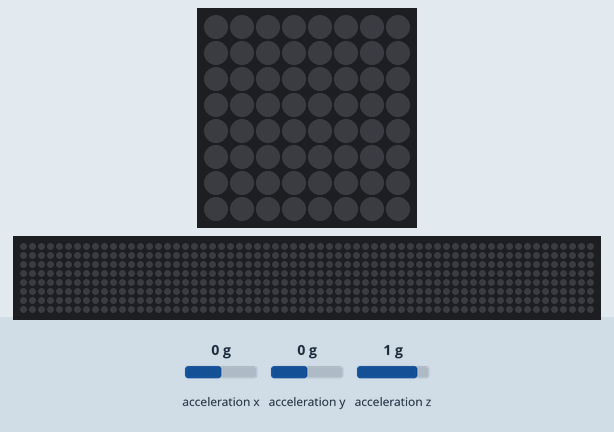
This program was run on a simulated Raspberry Pi (BCM pin numbers) with a Sense HAT. Parts: the Sense HAT's 8×8 RGB LED matrix, a strip that is not on the board, showing the scrolling text unrolled. The test bench sets the inputs (shaded band); at power-on: acceleration x 0 g, acceleration z 1 g, acceleration y 0 g. Random numbers come from a fixed seed; the 64×8 strip is a reading aid, not a part: it shows the text the matrix is scrolling, unrolled, one strip-width of it at a time.

Above: at 1.2 s.
1.3 s: acceleration x set to -1.4 g
At 1.45 s:
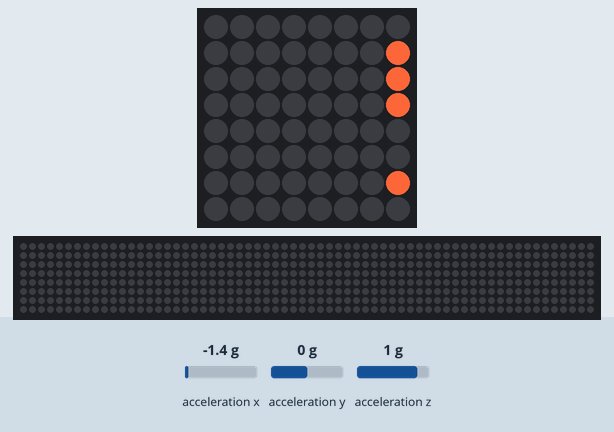
At 1.95 s:
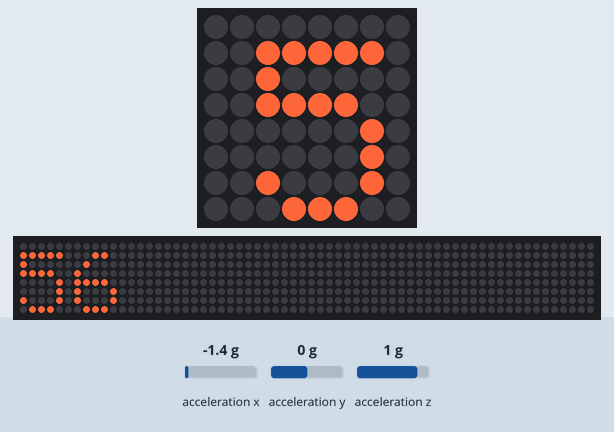
3.2 s: acceleration x set to -0.8 g
4.8 s: acceleration z set to -1.4 g
At 5.05 s:
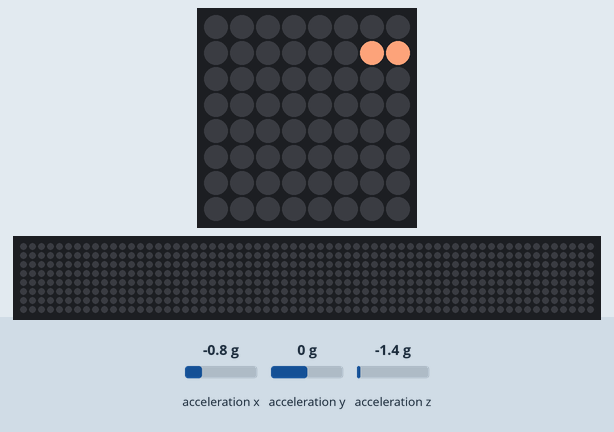
6.7 s: acceleration z set to -0.8 g
8.2 s: acceleration y set to -1.4 g
At 8.35 s:
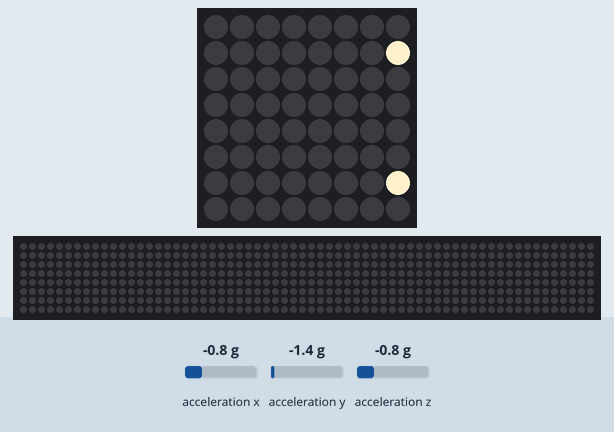
10.1 s: acceleration y set to -0.8 g
Timing chart, 0 to 12.7 s (numbered marks = the images above; inputs shaded):
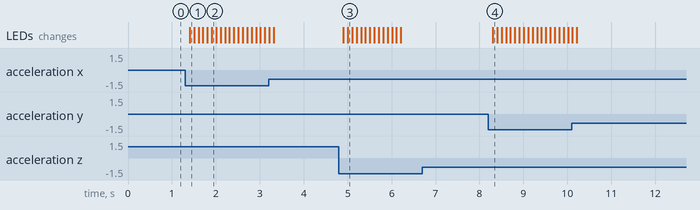

The program:

shake.py
```python
from sense_hat import SenseHat
from random import randint
import time

sense = SenseHat()

while True:
    color = (255, randint(100, 255), randint(0, 255))

    acceleration = sense.get_accelerometer_raw()
    x, y, z = map(abs, [acceleration['x'], acceleration['y'], acceleration['z']])

    if x > 1 or y > 1 or z > 1:
        sense.show_message(str(randint(0,99)), text_colour=(color))
        time.sleep(1)
    else:
        sense.clear()
```

Measured:
- after the input at 1.3 s, the LEDs: change after 0.10 s (image 1)
- after the input at 4.8 s, the LEDs: first change after 0.10 s (image 3 shows a later state)
- after the input at 6.7 s, every drawn part: stays the same
- after the input at 8.2 s, the LEDs: change after 0.10 s (image 4)
